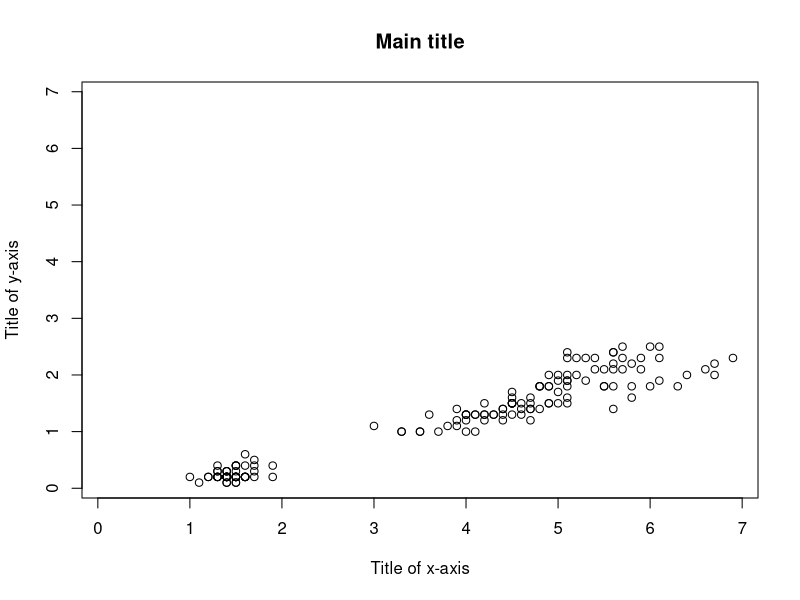

This figure's R source:
plot(iris[,3:4],
     main="Main title",
     xlab="Title of x-axis", 
     ylab="Title of y-axis",
     xlim=c(min(iris[,3:4]),max(iris[,3:4])), #設定x軸的座標值
     ylim=c(min(iris[,3:4]),max(iris[,3:4]))) #設定y軸的座標值
